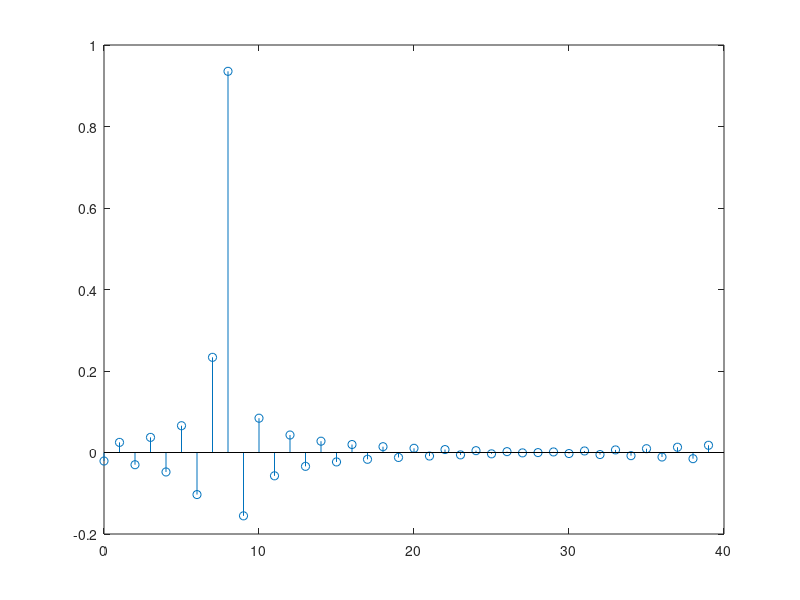
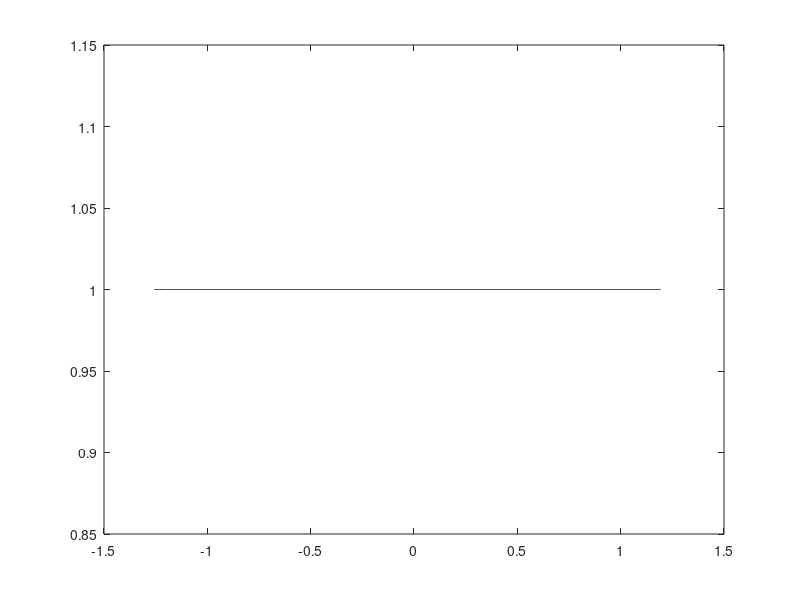
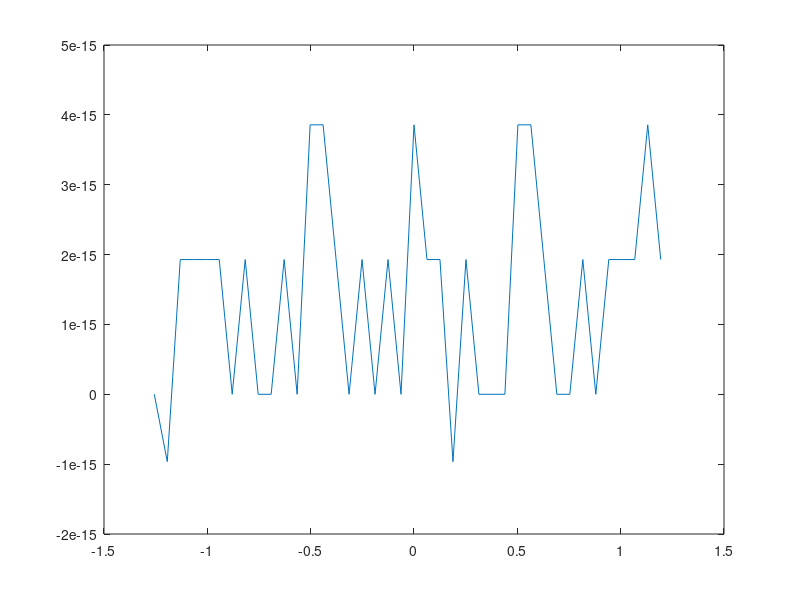

MATLAB code to generate these figures, in order:
clear all
close all
clc

L = 40;
k = (L-1)/2;
n = 0 : (L - 1);
w1 = ones(1, L);
w2 = hamming(L)';

omega = 0.8*pi*n/L;
omega = fftshift(omega);
omega(1:L/2) = omega(1:L/2) - 0.8*pi;

Gd = exp(-j * k * omega);
Gd = ifftshift(Gd);
gn = ifft(Gd);

hn1 = gn .* w1;
figure(1)
stem(n, hn1)
hn2 = gn .* w2;

Hd1 = fftshift(fft(hn1));
Hd2 = fftshift(fft(hn2));

figure(2)
plot(omega, abs(Hd1))
figure(3)
plot(omega, mag2db(abs(Hd1)))
